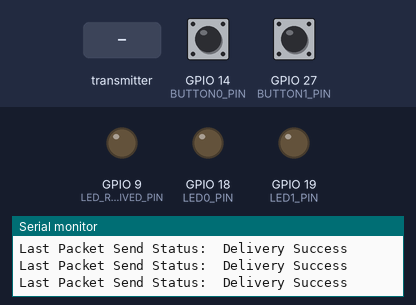
Recording of a program running on a simulated ESP32. Shown: output pins drawn as LEDs (lit = HIGH), the last lines printed to the serial monitor. Dashed ring = blinking. The inputs (shaded band) are chosen by the test bench; at power-on: GPIO 27 (BUTTON1_PIN) LOW, GPIO 14 (BUTTON0_PIN) LOW.

Above: at 1.2 s.
1.3 s: the transmitter starts sending transmitted_state0 = 1
At 1.9 s:
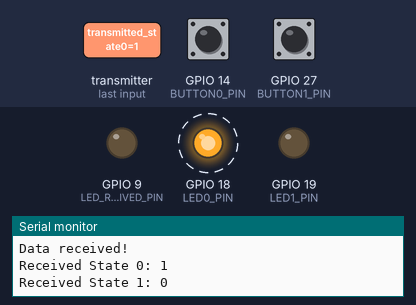
4.3 s: GPIO 27 (BUTTON1_PIN) pulled HIGH for 0.15 s
At 4.76 s:
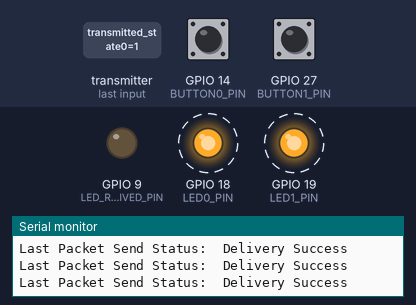
7.3 s: the transmitter starts sending transmitted_state1 = 1
10.3 s: GPIO 14 (BUTTON0_PIN) pulled HIGH for 0.15 s
At 10.3 s:
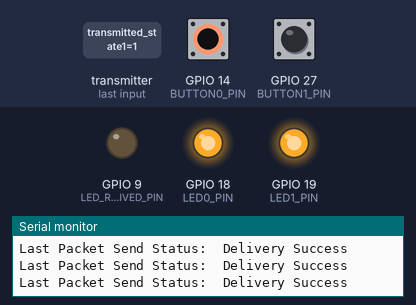
11.9 s: GPIO 14 (BUTTON0_PIN) pulled HIGH for 1 s
At 12.04 s:
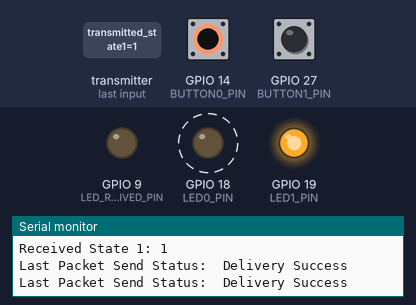
14.9 s: GPIO 14 (BUTTON0_PIN) pulled HIGH for 3.2 s
At 15.2 s:
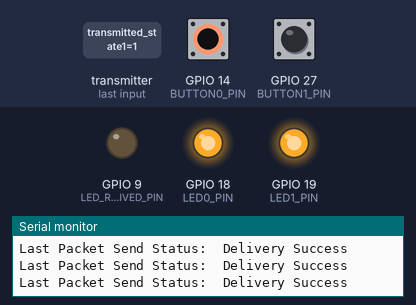
Timing chart, 0 to 17.9 s (numbered marks = the images above; inputs shaded):
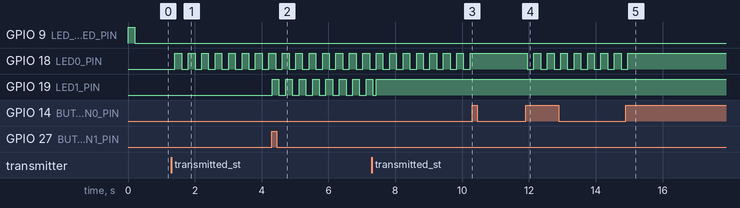

The program:

main.cpp
```cpp
#include <esp_now.h>
#include <WiFi.h>

// Receiver's MAC address
uint8_t broadcastAddress[] = {0x98, 0xcd, 0xac, 0xf7, 0xce, 0x7c};

int LED0_PIN = 18;
int LED1_PIN = 19;

int LED_RECEIVED_PIN = 9;

// 00  local and confirmed = LOW
// 10 local HIGH is transmitted, confirmed not yet
// 11 local HIGH is transmitted, confirmed HIGH
// 01 local LOW is transmitted, confirmed not yet

bool LED0_state = LOW;
bool confirmed_LED0_state = LOW;
unsigned long prev_time_Led0 = 0;


bool LED1_state = LOW;
bool confirmed_LED1_state = LOW;
unsigned long prev_time_Led1 = 0;

bool* LEDs_State[2] = {
  &LED0_state,
  &LED1_state
};

bool* Confirmed_LEDs_State[2]{
  &confirmed_LED0_state,
  &confirmed_LED1_state,
};

unsigned long* Prev_times_leds[2]{
  &prev_time_Led0,
  &prev_time_Led1
};

int LED_pins[2]{
  18,
  19
};


bool problem_state = HIGH;

int BUTTON0_PIN = 14;
int BUTTON1_PIN = 27;

int LEDBuffer0[2] = {0, 0};
int LEDBuffer1[2] = {0, 0};

int* LEDsBuffer[2] = {LEDBuffer0, LEDBuffer1};

int risingEdge[2] = {1, 0};
volatile bool deliveryStatus = false;

// Struct for transmitted and received messages
typedef struct struct_transmission_message {
  int transmitted_state0;
  int transmitted_state1;
} struct_transmission_message;

// Create a struct_message called myData
struct_transmission_message myData;
struct_transmission_message receivedData;  // Struct for received data
esp_now_peer_info_t peerInfo;


bool compareArrays(int a[], int b[], int size) {
  for (int i = 0; i < size; i++) {
    if (a[i] != b[i]) {
      return false;  // Return false if any elements differ
    }
  }
  return true;  // Return true if all elements are equal
}

void shiftArrays(int* arrays[], int numArrays, int arraySize, int inputs[]) {
  // Iterate through each array
  for (int i = 0; i < numArrays; i++) {
    // Shift the elements in the current array to the left, leaving the 0th index open for the new one
    for (int j = arraySize - 1; j > 0; j--) {
      arrays[i][j] = arrays[i][j - 1];
    }
    // Set the new input value at index 0
    arrays[i][0] = inputs[i];
  }
}

void set_LED_state( bool* local_Led_states[],bool* confirmed_led_states[],unsigned long* prev_times_leds[],int led_pins[],int size){
  for (int i = 0; i< size; i++){
    if (*local_Led_states[i] == 0 && *confirmed_led_states[i] == 0){
      digitalWrite(led_pins[i],LOW);
    }
    else if (*local_Led_states[i] == 1 && *confirmed_led_states[i] == 1){
      digitalWrite(led_pins[i],HIGH);
    }
    else {

      if (millis() - *prev_times_leds[i] >= 200) {
        *prev_times_leds[i] = millis(); // Update last toggle time

        // Toggle the LED
        digitalWrite(led_pins[i], !digitalRead(led_pins[i]));
    }
    }


  }
}

// Callback when data is sent
void OnDataSent(const uint8_t *mac_addr, esp_now_send_status_t status) {
  Serial.print("\r\nLast Packet Send Status:\t");
  Serial.println(status == ESP_NOW_SEND_SUCCESS ? "Delivery Success" : "Delivery Fail");
  deliveryStatus = (status == ESP_NOW_SEND_SUCCESS);
}


void updateConfirmedStates(struct_transmission_message* receivedData, bool* confirmed_led_states[], int size) {
    if (size >= 2) { // Ensure the array is large enough
        *confirmed_led_states[0] = receivedData->transmitted_state0;
        *confirmed_led_states[1] = receivedData->transmitted_state1;
    }
}

// Callback when data is received
void OnDataReceived(const uint8_t *mac_addr, const uint8_t *data, int len) {
  Serial.println("Data received!");

  // Ensure the incoming data is the correct size for our struct
  if (len == sizeof(struct_transmission_message)) {
    // Copy the received data into the `receivedData` struct
    memcpy(&receivedData, data, len);

    updateConfirmedStates(&receivedData, Confirmed_LEDs_State,2);

    // Debugging: Print received values
    Serial.print("Received State 0: ");
    Serial.println(receivedData.transmitted_state0);
    Serial.print("Received State 1: ");
    Serial.println(receivedData.transmitted_state1);
  } else {
    Serial.println("Received data does not match expected struct size.");
  }
}

void setup() {
  pinMode(LED0_PIN, OUTPUT);
  pinMode(LED1_PIN, OUTPUT);
  pinMode(LED_RECEIVED_PIN, OUTPUT);

  pinMode(BUTTON0_PIN, INPUT);
  pinMode(BUTTON1_PIN, INPUT);

  // Init Serial Monitor
  Serial.begin(115200);

  // Set device as a Wi-Fi Station
  WiFi.mode(WIFI_STA);

  // Init ESP-NOW
  if (esp_now_init() != ESP_OK) {
    Serial.println("Error initializing ESP-NOW");
    return;
  }

  // Register for Send CB to get the status of transmitted packet
  esp_now_register_send_cb(OnDataSent);

  // Register for Receive Callback
  esp_now_register_recv_cb(OnDataReceived);

  // Register peer
  memcpy(peerInfo.peer_addr, broadcastAddress, sizeof(broadcastAddress));
  peerInfo.channel = 1;
  peerInfo.encrypt = false;

  // Add peer if the peer does not already exist
  if (!esp_now_is_peer_exist(broadcastAddress)) {
    esp_now_del_peer(broadcastAddress);  // Delete if it exists, just in case
    if (esp_now_add_peer(&peerInfo) != ESP_OK) {
      Serial.println("Failed to add peer");
      return;
    }
  }
}

void loop() {
  // Read button states
  int inputs[2] = {
    digitalRead(BUTTON0_PIN),
    digitalRead(BUTTON1_PIN)
  };

  // Shift the input buffer
  shiftArrays(LEDsBuffer, 2, 2, inputs);

  // Check for rising edge and toggle LED states
  for (int i = 0; i < 2; i++) {
    if (compareArrays(LEDsBuffer[i], risingEdge, 2)) {
      *LEDs_State[i] = !(*LEDs_State[i]);
    }
  }

  // Update the transmitted data
  myData.transmitted_state0 = *LEDs_State[0];
  myData.transmitted_state1 = *LEDs_State[1];

  // Send message via ESP-NOW
  esp_err_t result = esp_now_send(broadcastAddress, (uint8_t *) &myData, sizeof(myData));
  digitalWrite(LED_RECEIVED_PIN, problem_state);

  // Handle delivery status
  if (deliveryStatus) {
    problem_state = LOW;
  } else {
    problem_state = HIGH;
  }
  set_LED_state(LEDs_State,Confirmed_LEDs_State,Prev_times_leds,LED_pins,2);

  // Debug information
  // Serial.print("Data transmitted button state: ");
  // Serial.print(myData.transmitted_state0);
  // Serial.println(myData.transmitted_state1);
  // Serial.println(problem_state);

  delay(100);
}
```

Measured:
- after the input at 1.3 s, GPIO 18 (LED0_PIN): alternates HIGH for 0.20 s and LOW for 0.20 s, starting after 0.11 s
- after the input at 4.3 s, GPIO 19 (LED1_PIN): alternates HIGH for 0.20 s and LOW for 0.20 s, starting at once
- after the input at 10.3 s, GPIO 18 (LED0_PIN): stops changing and stays HIGH
- after the input at 11.9 s, GPIO 18 (LED0_PIN): alternates HIGH for 0.20 s and LOW for 0.20 s, starting after 0.05 s
- after the input at 14.9 s, GPIO 18 (LED0_PIN): goes on until 15.0 s, then stays HIGH
